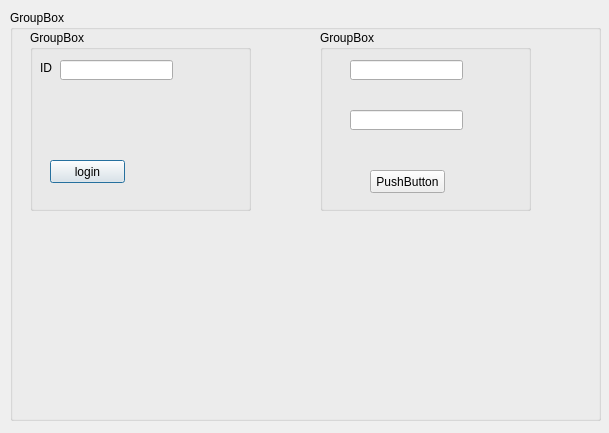
<?xml version="1.0" encoding="UTF-8"?>
<ui version="4.0">
 <class>xsDialog</class>
 <widget class="QDialog" name="xsDialog">
  <property name="geometry">
   <rect>
    <x>0</x>
    <y>0</y>
    <width>609</width>
    <height>433</height>
   </rect>
  </property>
  <property name="windowTitle">
   <string>Dialog</string>
  </property>
  <widget class="QGroupBox" name="groupBox_main">
   <property name="geometry">
    <rect>
     <x>10</x>
     <y>10</y>
     <width>591</width>
     <height>411</height>
    </rect>
   </property>
   <property name="title">
    <string>GroupBox</string>
   </property>
   <property name="flat">
    <bool>false</bool>
   </property>
   <widget class="QGroupBox" name="groupBox_login">
    <property name="geometry">
     <rect>
      <x>20</x>
      <y>20</y>
      <width>221</width>
      <height>181</height>
     </rect>
    </property>
    <property name="title">
     <string>GroupBox</string>
    </property>
    <property name="flat">
     <bool>false</bool>
    </property>
    <widget class="QLabel" name="label">
     <property name="geometry">
      <rect>
       <x>10</x>
       <y>30</y>
       <width>31</width>
       <height>16</height>
      </rect>
     </property>
     <property name="text">
      <string>ID</string>
     </property>
    </widget>
    <widget class="QPushButton" name="pushButton_login">
     <property name="geometry">
      <rect>
       <x>20</x>
       <y>130</y>
       <width>75</width>
       <height>23</height>
      </rect>
     </property>
     <property name="text">
      <string>login</string>
     </property>
    </widget>
    <widget class="QLineEdit" name="lineEdit_id">
     <property name="geometry">
      <rect>
       <x>30</x>
       <y>30</y>
       <width>113</width>
       <height>20</height>
      </rect>
     </property>
    </widget>
   </widget>
   <widget class="QGroupBox" name="groupBox_info">
    <property name="geometry">
     <rect>
      <x>310</x>
      <y>20</y>
      <width>211</width>
      <height>181</height>
     </rect>
    </property>
    <property name="title">
     <string>GroupBox</string>
    </property>
    <property name="flat">
     <bool>false</bool>
    </property>
    <widget class="QLineEdit" name="lineEdit">
     <property name="geometry">
      <rect>
       <x>30</x>
       <y>30</y>
       <width>113</width>
       <height>20</height>
      </rect>
     </property>
    </widget>
    <widget class="QLineEdit" name="lineEdit_2">
     <property name="geometry">
      <rect>
       <x>30</x>
       <y>80</y>
       <width>113</width>
       <height>20</height>
      </rect>
     </property>
    </widget>
    <widget class="QPushButton" name="pushButton">
     <property name="geometry">
      <rect>
       <x>50</x>
       <y>140</y>
       <width>75</width>
       <height>23</height>
      </rect>
     </property>
     <property name="text">
      <string>PushButton</string>
     </property>
    </widget>
   </widget>
  </widget>
 </widget>
 <resources/>
 <connections/>
</ui>
